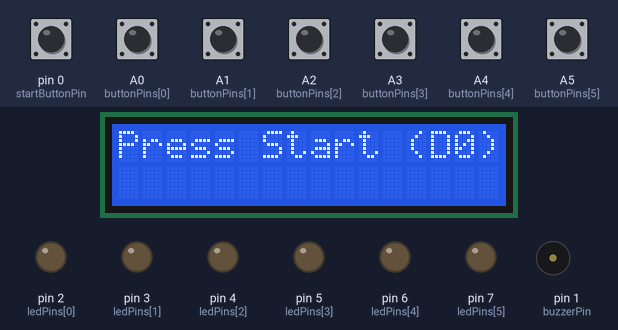
The sketch below on a simulated Arduino Uno, built with avr-gcc and run on an emulated ATmega328P. Parts: 16×2 character LCD, output pins drawn as LEDs (lit = HIGH), buzzer (waves = sounding). The test bench sets the inputs (shaded band); at power-on: A0 (buttonPins[0]), A1 (buttonPins[1]), A2 (buttonPins[2]), A3 (buttonPins[3]), A4 (buttonPins[4]), A5 (buttonPins[5]), pin 0 (startButtonPin) HIGH. Random numbers use the default seed unless the sketch sets one.

Above: at 1.2 s.
1.3 s: pin 0 (startButtonPin) pulled LOW for 0.15 s
At 2.1 s:
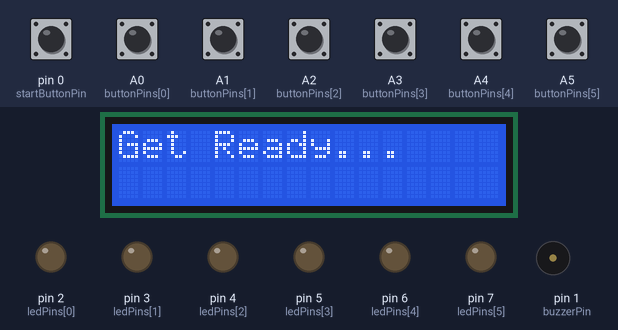
4.4 s: A1 (buttonPins[1]) pulled LOW for 1 s
At 6.6 s:
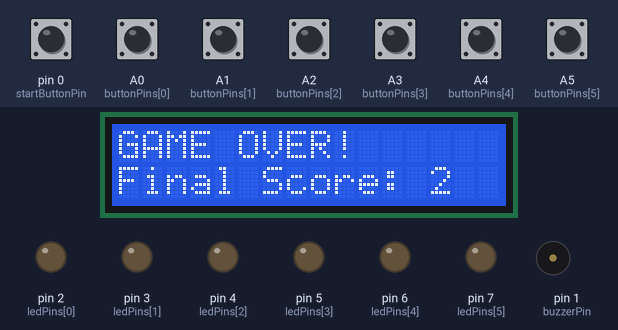
6.9 s: pin 0 (startButtonPin) driven LOW
At 9.0 s:
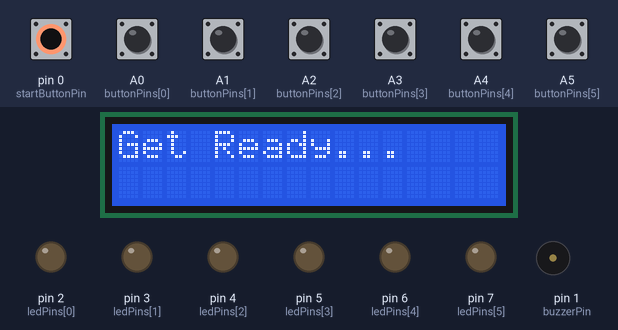
9.9 s: A2 (buttonPins[2]) pulled LOW for 1 s
At 10.6 s:
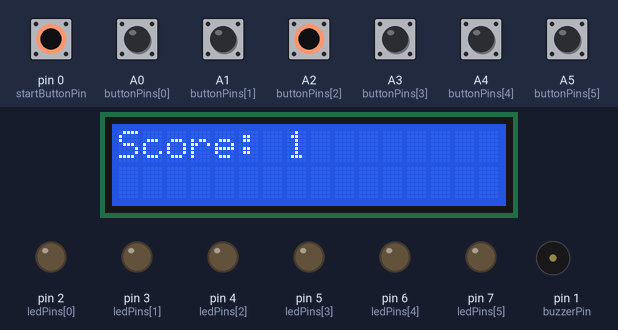
12.9 s: pin 0 (startButtonPin) driven HIGH
15.1 s: pin 0 (startButtonPin) driven LOW
At 18.2 s:
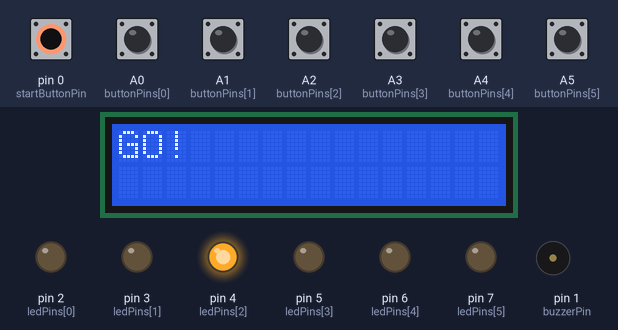
Timing chart, 0 to 41.6 s (numbered marks = the images above; inputs shaded):
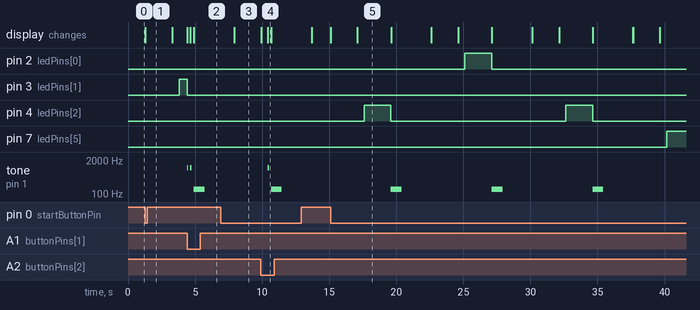

Measured:
- after the input at 1.3 s, pin 3 (ledPins[1]): LOW → HIGH after 2.5 s; the display: changes at once (image 1)
- after the input at 15.1 s, pin 2 (ledPins[0]): LOW → HIGH after 10.0 s, → LOW 2.0 s later; pin 4 (ledPins[2]): alternates HIGH for 2.0 s and LOW for 13.0 s, starting after 2.5 s

The sketch:

reaction_time_game1__1_.ino
```cpp
#include <LiquidCrystal.h>

// Initialize LCD on pins 8 through 13
LiquidCrystal lcd(8, 9, 10, 11, 12, 13);

// Define our Start Button and Buzzer on the RX/TX pins
const int startButtonPin = 0;
const int buzzerPin = 1;

// Arrays for our LEDs and Player Buttons
int ledPins[] = {2, 3, 4, 5, 6, 7};
int buttonPins[] = {A0, A1, A2, A3, A4, A5};

int score = 0;
bool gameRunning = false;

void setup() {
  // Set up the LCD's number of columns and rows:
  lcd.begin(16, 2);
  lcd.print("Press Start (D0)");

  // Use internal pullup resistors for buttons (defaults to HIGH, goes LOW when pressed)
  pinMode(startButtonPin, INPUT_PULLUP);
  pinMode(buzzerPin, OUTPUT);

  for (int i = 0; i < 6; i++) {
    pinMode(ledPins[i], OUTPUT);
    pinMode(buttonPins[i], INPUT_PULLUP);
  }
}

void loop() {
  if (!gameRunning) {
    // Wait for the Start button to be pressed
    if (digitalRead(startButtonPin) == LOW) {
      startGame();
    }
  } else {
    playGame();
  }
}

void startGame() {
  score = 0;
  gameRunning = true;
  lcd.clear();
  lcd.print("Get Ready...");
  delay(2000);
  lcd.clear();
  lcd.print("GO!");
  delay(500);
}

void playGame() {
  // Pick a random LED (Mole)
  int activeMole = random(0, 6);
  digitalWrite(ledPins[activeMole], HIGH);

  long startTime = millis();
  // Time limit gets faster as your score increases!
  long timeLimit = max(400, 2000 - (score * 150));
  bool hit = false;

  // Wait for player input while within the time limit
  while (millis() - startTime < timeLimit) {
    // Check if correct button is pressed
    if (digitalRead(buttonPins[activeMole]) == LOW) {
      hit = true;
      break;
    }

    // Instant game over if they press the WRONG button
    for(int i = 0; i < 6; i++) {
       if(i != activeMole && digitalRead(buttonPins[i]) == LOW) {
          digitalWrite(ledPins[activeMole], LOW);
          gameOver();
          return;
       }
    }
  }

  // Turn off the mole
  digitalWrite(ledPins[activeMole], LOW);

  if (hit) {
    score++;
    tone(buzzerPin, 1000, 100); // High ding for a point
    lcd.clear();
    lcd.print("Score: ");
    lcd.print(score);
    delay(250); // Short pause before the next mole pops up
  } else {
    gameOver(); // They ran out of time
  }
}

void gameOver() {
  gameRunning = false;
  tone(buzzerPin, 150, 800); // Low, sad buzz for game over
  lcd.clear();
  lcd.print("GAME OVER!");
  lcd.setCursor(0, 1);
  lcd.print("Final Score: ");
  lcd.print(score);

  delay(3000); // Show score for 3 seconds
  lcd.clear();
  lcd.print("Press Start (D0)");
}
```
